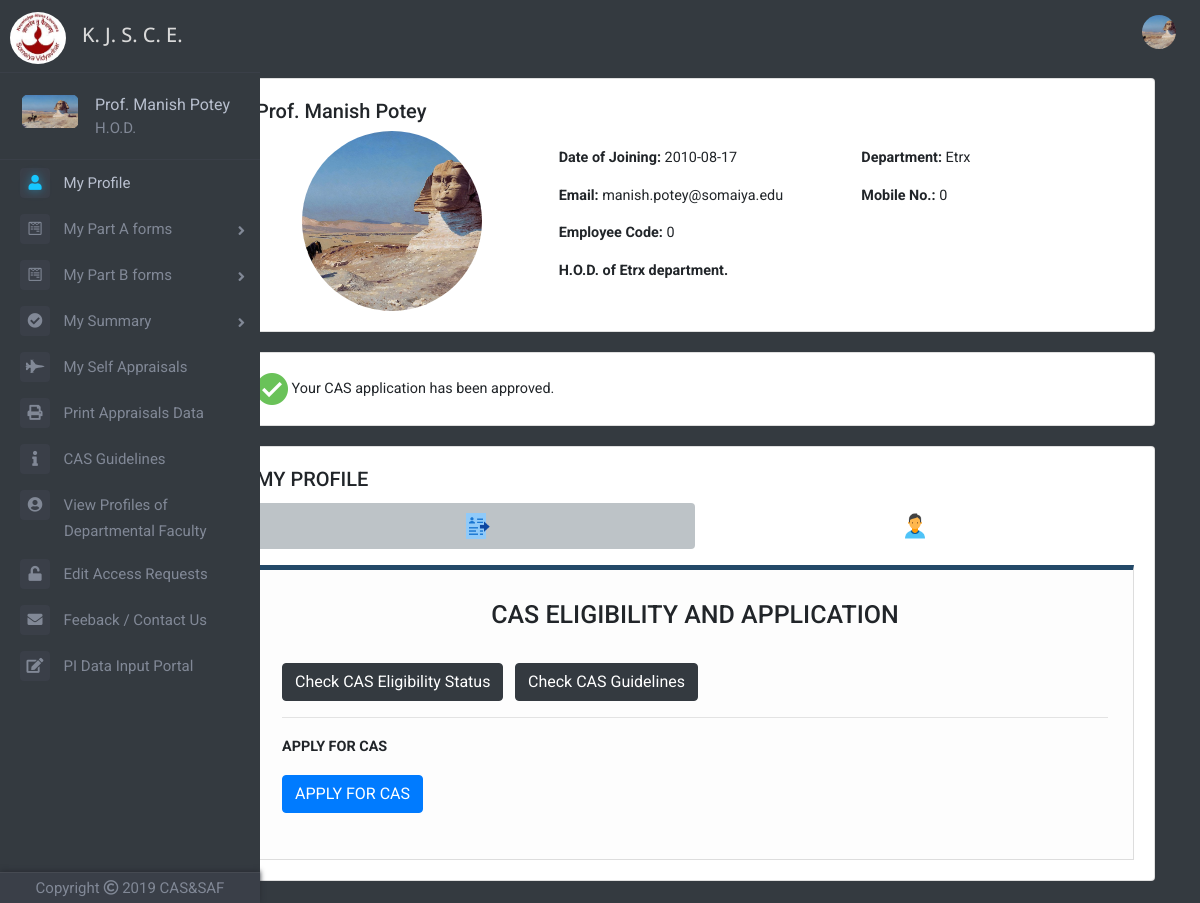
The page /userprofile.php (signed in) on the database its author committed.
### tables this page shows
CREATE TABLE `faculty_table` (
  `id` int(11) NOT NULL,
  `faculty_name` varchar(100) NOT NULL,
  `email` varchar(50) NOT NULL,
  `password` varchar(256) NOT NULL,
  `ecode` varchar(200) NOT NULL,
  `date_of_joining` date NOT NULL,
  `department` varchar(50) NOT NULL,
  `mobileno` bigint(11) NOT NULL DEFAULT '0',
  `profilePicLocation` varchar(100) NOT NULL DEFAULT 'defaults/default_userprofile_pic.png',
  `faculty` int(11) NOT NULL DEFAULT '0',
  `hod` int(11) NOT NULL DEFAULT '0',
  `committee` int(11) NOT NULL DEFAULT '0',
  `principal` int(11) NOT NULL DEFAULT '0',
  `admin` int(11) NOT NULL DEFAULT '0'
);

### userprofile.php (the view, shortened to what this page needs)
<?php
if(!isset($_SESSION['id']))
{
	header("LOCATION: index.php");
}
else
{
include 'dbh.php';
$userId=mysqli_real_escape_string($conn,$_SESSION['id']);
$sql="SELECT email, faculty_name, date_of_joining, department, ecode, mobileno, profilePicLocation, hod, committee, principal, admin FROM faculty_table WHERE id='$userId'";
$result=mysqli_query($conn,$sql);
$row=mysqli_fetch_assoc($result);
$email=$row['email'];
$date_of_joining=$row['date_of_joining'];
$department=$row['department'];
$ecode=$row['ecode'];
$mobileno=$row['mobileno'];
$profilePicLocation=$row['profilePicLocation'];
include 'top.php';
include 'left-nav.php';
	?>
	<div class="container" style="margin-top: 8px">
    <div class="row justify-content-center">
    <div class="col offset-md-2">
				<div class="card userprofile-card">
			      	<div class="card-body">
			      		<div class="row">
			      			<div class="col-md-11 col-sm-10 col-xs-9">
			      				<h5><?php echo $faculty_name; ?></h5>
			      			</div>
			      		</div>
			        	<div class="row">
			        		<div class="col-md-4">
			        			<img class="img-responsive" src="<?php echo $profilePicLocation; ?>" width="180px" height="180px" style="overflow: hidden;border-radius: 50%;display:block;margin:0 auto;object-fit: cover;">
			        		</div>
			        		<div class="col-md-4">
			        			<p class="card-text" style="margin-top:1rem"><b>Date of Joining:</b> <?php echo $date_of_joining; ?></p>
			        			<p class="card-text"><b>Email:</b> <?php echo $email; ?></p>
			        			<p class="card-text"><b>Employee Code:</b> <?php echo $ecode; ?></p>
			        			<?php
			        			if($hod==1)
			        			{
			        				?>
			        				<p class="card-text"><b>H.O.D. of <?php echo $department; ?> department.</b></p>
			        				<?php
			        			}
			        				?>
			        		</div>
			        		<div class="col-md-4">
			        			<p class="card-text" style="margin-top:1rem"><b>Department:</b> <?php echo $department; ?></p>
			        			<p class="card-text"><b>Mobile No.:</b> <?php echo $mobileno; ?></p>
			        		</div>
			        	</div>
			      	</div>
			    </div>
			    <?php
			    $currentyear=date("Y");
			    if(date("m")>=7)
			    {
			    	$currentyear+=1;
			    }
				$previousyear=$currentyear-1;
				$lasttolastyear=$previousyear-1;
			    $sqlx="SELECT cas_approved FROM cas_approval_table WHERE facultyId='$userId' AND currentyear='$previousyear' AND previousyear='$lasttolastyear'";
			    $resultx=mysqli_query($conn,$sqlx);
			    if(mysqli_num_rows($resultx)>0)
			    {
			    	$rowx=mysqli_fetch_assoc($resultx);
			    	$approval=$rowx['cas_approved'];
			    	?>
			    	<div class="card userprofile-card">
			    		<div class="card-body">
			    			<?php
				    		if($approval=='Approved')
				    		{
					    		?>
						       	<p class="card-text"><img src="checked.png" style="width:32px"> Your CAS application has been approved.</p>
					    		<?php
						    }
						    else
						    {
						    	?>
					    		<p class="card-text"><img src="error.png" style="width:32px"> Your CAS application has not been approved.</p>
						   		<?php
					    	}
					   		?>
				    	</div>
				    </div>
				    <?php
				}
			    ?>
			    <div class="card userprofile-card">
			      	<div class="card-body">
			        	<h5 class="card-title">MY PROFILE</h5>
			        	<ul class="nav nav-pills mb-3 justify-content-center nav-fill" id="pills-tab" role="tablist">
						  	<li class="nav-item">
						    	<a class="nav-link active" id="pills-apply-tab" data-toggle="pill" href="#pills-apply" role="tab" aria-controls="pills-apply" aria-selected="true"><img src="apply.png" style="width:30px;height:30px"></a>
						  	</li>
						  	<?php
							if($hod==1)
							{
							?>
						  	<li class="nav-item">
						    	<a class="nav-link" id="pills-profile-tab" data-toggle="pill" href="#pills-profile" role="tab" aria-controls="pills-profile" aria-selected="false"><img src="profile.png" style="width:30px;height:30px"></a>
						  	</li>
						  	<?php
						  	}
						  	?>
						</ul>
						<div class="tab-content" id="pills-tabContent">
					  		<div class="tab-pane fade show active" id="pills-apply" role="tabpanel" aria-labelledby="pills-apply-tab">
					  			<h3 class="text-center">CAS ELIGIBILITY AND APPLICATION</h3><br>
					  			<p>
								  	<button class="btn btn-dark" type="button" data-toggle="collapse" data-target="#collapseEligible" aria-expanded="false" aria-controls="collapseEligible">
								    Check CAS Eligibility Status
								  	</button>
								  	<a href="guidelines.php"><button class="btn btn-dark ml-2" type="button" data-toggle="collapse" data-target="#collapseGuidelines" aria-expanded="false" aria-controls="collapseGuidelines">
									Check CAS Guidelines
									</button></a>
								</p>
								    	<?php
										$now = time();
										$your_date = strtotime($date_of_joining);
										$datediff = $now - $your_date;
										$years = floor($datediff / (365*60*60*24));
										$eligible=0;
									    if($years>=5)
									    {
									    	$eligible=1;
									    	?>
									    	<?php
									    }
									    else
									    {
									    	?>
									    	<p class="card-text"><img src="error.png" style="width:32px"> Not Eligible for CAS</p>
									    	<?php
									    }
									    ?>
								<?php
								if($eligible==1)
								{
									?>
									<hr>
									<p class="card-text"><b>APPLY FOR CAS</b></p>
									<p>
									  	<button class="btn btn-primary" type="button" data-toggle="collapse" data-target="#collapseFormMenu" aria-expanded="false" aria-controls="collapseFormMenu">
									    APPLY FOR CAS
									  	</button>
									</p>
									<?php
								}
								?>
					  		</div>
						</div>
			      	</div>
			    </div>
			</div>
		</div>
	<br>
</div>
</div>
</body>
</html>
<?php
}
?>

### top.php (shortened to what this page needs)
<!DOCTYPE html>
<html>
<head>
	<link rel="stylesheet" href="https://maxcdn.bootstrapcdn.com/bootstrap/4.1.3/css/bootstrap.min.css">
	<link href="https://stackpath.bootstrapcdn.com/font-awesome/4.7.0/css/font-awesome.min.css" rel="stylesheet">
	<link href="//netdna.bootstrapcdn.com/font-awesome/4.1.0/css/font-awesome.min.css" rel="stylesheet">
	<link rel="stylesheet" type="text/css" href="Frontend/global.css">
	<link rel="stylesheet" href="https://cdnjs.cloudflare.com/ajax/libs/animate.css/3.7.0/animate.min.css">
	<link rel="stylesheet" href="https://use.fontawesome.com/releases/v5.6.3/css/all.css">
</head>
<body>
		<nav class="navbar navbar-expand-lg sticky-top navbar-dark bg-dark" style="height: 50px">
	  	<a class="navbar-brand" href="index.php"><img src="img\logo1.jpg" style="width: 56px;height: 52px;margin-left: -6px;border-radius: 50%;margin-top: 26px"></a>
	  	<h3 class="text-left index-h1" style="font-size: 20px;margin-top: 27px">K. J. S. C. E.</h3>
	  	<div class="collapse navbar-collapse" id="navbarSupportedContent">
		    <ul class="navbar-nav ml-auto">
		      	<?php
		      	if(!isset($_SESSION['id']))
		      	{
			      	?>
			      	<li class="nav-item">
			      	</li>
			      	<?php
			    }
			    else
			    {
			    	?>
			      	<li class="nav-item dropdown">
				        <img class="nav-link dropdown-toggle" src="<?php echo $profilePicLocation; ?>" width="50px" height="50px" style="overflow: hidden;border-radius: 50%;display:block;margin:0 auto;object-fit: cover;cursor: pointer;margin-top: 13px" id="navbarDropdown" role="button" data-toggle="dropdown" aria-haspopup="true" aria-expanded="false">
			      	</li>
			      	<?php
		      	}
		      	?>
		    </ul>
	  	</div>
	</nav>

### left-nav.php (shortened to what this page needs)
<?php
$uid=mysqli_real_escape_string($conn,$_SESSION['id']);
$sqlp="SELECT profilePicLocation, faculty_name, admin, hod, committee FROM faculty_table WHERE id='$uid'";
$resultp=mysqli_query($conn,$sqlp);
$rowp=mysqli_fetch_assoc($resultp);
$profilePicLocation=$rowp['profilePicLocation'];
$faculty_name=$rowp['faculty_name'];
$hod=$rowp['hod'];
$committee=$rowp['committee'];
$admin=$rowp['admin'];
?>
<div class="page-wrapper chiller-theme toggled">
	<nav id="sidebar" class="sidebar-wrapper sm-hidden">
		<div class="sidebar-content">
			<div class="sidebar-brand">
				<div id="close-sidebar">
				</div>
			</div><br>
			<div class="sidebar-header">
				<div class="user-pic">
					<img class="img-responsive img-rounded" src="<?php echo $profilePicLocation; ?>"
						alt="User picture">
				</div>
				<div class="user-info">
					<span class="user-name" style="font-size: 16px">
						<?php echo $faculty_name; ?>
					</span>
					<?php
					if($hod==1)
					{
						?>
						<span class="user-role" style="font-size: 15px">H.O.D.</span>
				 		<?php
				 	}
						?>
				</div>
			</div>
			<?php
			$currentyear=date("Y");
			if(date("m")>=7)
		    {
		    	$currentyear+=1;
		    }
			?>
			<div class="sidebar-menu">
				<ul>
					<li class="sidebar-dropdown active">
						<a href="userprofile.php">
							<i class="fas fa-user" style="font-size: 15px"></i>
							<span style="font-size: 15px">My Profile</span>
						</a>
					</li>
					<li class="sidebar-dropdown dropdown-arrow">
						<a>
							<i class="fab fa-wpforms" style="font-size: 15px"></i>
							<span style="font-size: 15px;cursor:pointer">My Part A forms</span>
						</a>
					</li>
					<li class="sidebar-dropdown dropdown-arrow">
						<a>
							<i class="fab fa-wpforms" style="font-size: 15px"></i>
							<span style="font-size: 15px;cursor:pointer">My Part B forms</span>
						</a>
					</li>
					<li class="sidebar-dropdown dropdown-arrow">
						<a>
							<i class="fa fa-check-circle" aria-hidden="true" style="font-size: 15px"></i>
							<span style="font-size: 15px;cursor:pointer">My Summary</span>
						</a>
					</li>
					<li class="sidebar-dropdown">
						<a href="self-appraisals.php?id=<?php echo $_SESSION['id']; ?>">
							<i class="fas fa-fighter-jet" style="font-size: 15px"></i>
							<span style="font-size: 15px">My Self Appraisals</span>
						</a>
					</li>
					<?php
					if($hod==1)
					{
						?>
						<li class="sidebar-dropdown">
							<a href="print-self-appraisals.php">
								<i class="fas fa-print" style="font-size: 15px"></i>
								<span style="font-size: 15px">Print Appraisals Data</span>
							</a>
						</li>
						<?php
					}
					?>
					<li class="sidebar-dropdown">
						<a href="guidelines.php">
							<i class="fas fa-info" style="font-size: 15px"></i>
							<span style="font-size: 15px">CAS Guidelines</span>
						</a>
					</li>
					<?php
					if($hod==1)
					{
						?>
						<li class="sidebar-dropdown">
							<a href="viewprofiles.php">
								<i class="fas fa-user-circle" style="font-size: 15px"></i>
								<span style="font-size: 15px">View Profiles of <span style="margin-left:44px">Departmental Faculty</span></span>
							</a>
						</li>
						<?php
					}
						?>
						<?php
					if($admin==1 || $hod==1 || $committee==1)
					{
						?>
						<li class="sidebar-dropdown">
							<a href="request-edit-access-panel.php">
								<i class="fas fa-unlock" style="font-size: 15px"></i>
								<span style="font-size: 15px">Edit Access Requests</span>
							</a>
						</li>
						<?php
					}
					?>
					<li class="sidebar-dropdown">
						<a href="feedback.php">
							<i class="fa fa-envelope" style="font-size: 15px"></i>
							<span style="font-size: 15px">Feeback / Contact Us</span>
						</a>
					</li>
					<?php
					if($hod==1)
					{
						?>
						<li class="sidebar-dropdown">
							<a href="pidataportal.php">
								<i class="fas fa-edit" style="font-size: 15px"></i>
								<span style="font-size: 15px">PI Data Input Portal</span>
							</a>
						</li>
						<?php
					}
					?>
				</ul>
			</div>
		</div>
		<div class="sidebar-footer">
			<a>
				<p style="font-size: 15px">Copyright  <i class="far fa-copyright"></i>  <?php echo $currentyear-1; ?>  CAS&SAF</p>
			</a>
		</div>
	</nav>

### rows shown on the page
faculty_table: profilePicLocation (picture), faculty_name "Prof. Manish Potey", date_of_joining "2010-08-17", email "manish.potey@somaiya.edu", ecode "0", department "Etrx", mobileno "0"

### other values the page prints
$currentyear-1 "2019"
